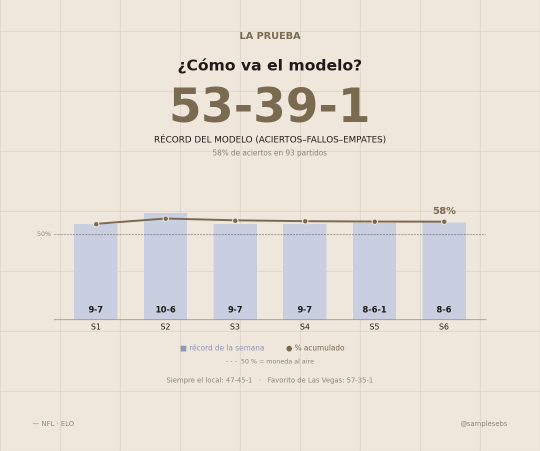
#> input picture reels/semana_07/size_1/01_aciertos_por_semana.png, 1080 x 902 px (shown at 1/2 size)
$ python -i weekly_content.py   (imports and definitions only)
#> lines starting #> are read from the running program, lines starting #| are printed output that depends on the picture; after the words box and inside, x2 and y2 are one past the last pixel; in counts of white or black regions, pixels touching at a corner belong together
#> further down, picture is the input picture: PIL image 1080x902 RGBA; mean R, G, B, A 230.9, 223.3, 215.8, 255
#!/usr/bin/env python3
# src/weekly_content.py
"""
Contenido semanal · "Pronosticando la NFL con un modelo de ELO"
================================================================

Córrelo cada martes (después del Monday Night Football). En un solo paso:

  1. DATOS     Descarga el calendario con nflreadpy, recalcula el ELO partido a
               partido con los resultados reales y actualiza los CSV de
               data/processed/ (los mismos archivos que genera el Notebook 05).
  2. MÉTRICAS  Evalúa al modelo con los partidos ya jugados. El umbral de
               probabilidad para contar un pick es un parámetro (--threshold,
               default: mayor a 0.50).
  3. GRÁFICAS  Las mismas imágenes en dos tamaños, con el sistema visual
               "Black Sea" (ver Estilo y FORMATOS):
                 reels/semana_XX/size_1/  1080x902   (publicación)
                 reels/semana_XX/size_2/  1080x1920  (reel / historia)
               Cada carpeta lleva:
                 01  aciertos por semana + acumulado
                 02  quién sube / quién cae en ELO (la semana pasada)
                 03  quién sube / quién cae en ELO (desde la pretemporada)
                 04  top 10 según el ELO (tabla con cambio de lugar)
                 XX  picks de la semana, en orden de juego y con escudos
                     (XX = semana - 1: semana 6 -> 05_picks_semana_06)
                 06  el más claro
                 07  la moneda al aire
                 08  la sorpresa
                 09  evolución del ELO de la temporada (top 5 en color)
                 10  evolución del ELO por división (los 32 equipos)
                 partidos/  una historia por partido (récord, escudos,
                            probabilidad y comentario) + comentarios.md
               + resumen.md con los números para el guion y las tablas en CSV
               (en la raíz de reels/semana_XX/).
  4. MODELOS   Corre también el Modelo 2 (Elo + ausencias, src/elo_ausencias.py),
               congela los pronósticos de AMBOS modelos en el libro
               data/processed/pronosticos/pronosticos_<season>.csv y agrega a
               resumen.md la sección "Modelo 1 vs Modelo 2" (+ comparacion_modelos.csv
               y ausencias_semana_XX.csv). Las imágenes de la raíz son del Modelo 1;
               el set completo del Modelo 2 va en reels/semana_XX/modelo_2/.

Uso (desde la raíz del repo):
    python src/weekly_content.py                    # semana automática (martes)
    python src/weekly_content.py --solo-pronosticos # viernes/sábado: re-congela el Modelo 2
                                                    # con el reporte final de lesiones
    python src/weekly_content.py --sin-ausencias    # solo el Modelo 1, como antes
    python src/weekly_content.py --formatos size_1  # solo las imágenes 1080x902
    python src/weekly_content.py --threshold 0.6    # solo cuenta picks con > 60 %
    python src/weekly_content.py --semana 5         # rehacer el contenido de la semana 5
    python src/weekly_content.py --sin-actualizar   # no reescribe data/processed ni el libro

Desde un notebook:
    import sys; sys.path.append('..')
    from src.weekly_content import generar_contenido
    res = generar_contenido(threshold=0.5)
    res["metricas"]            # tabla semana a semana
"""

from __future__ import annotations

import argparse
import sys
import textwrap
import urllib.request
from contextlib import contextmanager
from datetime import datetime
from pathlib import Path
from typing import NamedTuple
from zoneinfo import ZoneInfo

import matplotlib.pyplot as plt
import numpy as np
from matplotlib.font_manager import FontProperties
from matplotlib.patches import Circle, FancyBboxPatch, Rectangle
from matplotlib.textpath import TextPath
from matplotlib.ticker import FuncFormatter
import pandas as pd
from PIL import Image, ImageDraw

ROOT = Path(__file__).resolve().parents[1]
if str(ROOT) not in sys.path:
    sys.path.insert(0, str(ROOT))

import nflreadpy as nfl  # noqa: E402

from src.weekly_probabilities import (  # noqa: E402
    build_weekly_snapshots,
    current_week_probabilities,
)
from src import model_registry as libro_pron  # noqa: E402

# ══════════════════════════════════════════════════════════════════════════════
# Parámetros
# ══════════════════════════════════════════════════════════════════════════════
# ELO (calibrados en el Notebook 02 — mismos que los Notebooks 04 y 05)
HOME_ADVANTAGE = 42.2
K_REGULAR = 40
K_PLAYOFFS = 48
REGRESSION_FACTOR = 0.40
GLOBAL_MEAN = 1503.1

SEASON = 2026
THRESHOLD = 0.50        # un partido cuenta como pick si prob. del favorito > THRESHOLD
ALTA_CONFIANZA = 0.60   # desde aquí la barra del pick va en color acento
ZONA_HORARIA = "America/Mexico_City"
TOP_N = 5
MOSTRAR_VEGAS = True    # comparar contra el favorito de Las Vegas en la gráfica 01
# Semana desde la que el modelo PUBLICADO es el Modelo 2 (Elo + ausencias). La
# calibración de semana_XX/modelo_2/ junta: Modelo 1 antes de esa semana y
# Modelo 2 desde ella (lo congelado en el libro de pronósticos).
CAMBIO_MODELO = {2026: 10}

DATA_DIR = ROOT / "data" / "processed"
LOGOS_DIR = ROOT / "data" / "logos"      # caché local de escudos
REELS_DIR = ROOT / "reels"               # una carpeta por semana

# ══════════════════════════════════════════════════════════════════════════════
# Estilo — sistema visual "Black Sea" (diseño plano: sin degradados, sombras,
# texturas ni cuadrícula de fondo)
# ══════════════════════════════════════════════════════════════════════════════
FONDO = "#332E32"        # Black Sea: siempre liso
PANEL = "#3E383D"        # paneles, pistas de barras y filas resaltadas
LINEA = "#554E54"        # líneas divisorias y segmentos secundarios
NEUTRO = "#686167"       # segmento neutro de las barras
TEXTO = "#F6F2EE"        # texto principal (blanco cálido)
TEXTO2 = "#C2BBC0"       # texto secundario: etiquetas, valores de apoyo
TENUE = "#8E878C"        # notas al pie, encabezados de columna
AZUL = "#7778DE"         # Blueberry Pie (relleno): favorito / positivo / lo que sube
AZUL_TXT = "#8F90EC"     # Blueberry como texto sobre el fondo
ROJO = "#F44631"         # Cherry Tomato (relleno): protagonista / sorpresa / lo que cae
ROJO_TXT = "#F65A47"     # Cherry Tomato como texto sobre el fondo
BLANCO = "#FFFFFF"       # texto encima de un relleno (siempre en negritas)

W, H, DPI = 9, 16, 120   # 1080 x 1920 — el lienzo de diseño (ver FORMATOS)
ANCHO_PX, ALTO_PX = W * DPI, H * DPI
MARGEN = 64              # márgenes laterales (px)
FUENTE_MIN = 11          # px: ningún texto baja de aquí al escalar a 1080x902
# Zona segura de la historia de IG: el contenido va entre y = 300 y y = 1780 px
Y_ETIQUETA, Y_TITULO, Y_SUBTITULO, Y_LINEA, Y_PIE = 300, 352, 436, 494, 1650

ESTILO = {
    "font.family": "DejaVu Sans",
    "text.color": TEXTO,
    "axes.labelcolor": TEXTO,
    "xtick.color": TEXTO2,
    "ytick.color": TENUE,
    "axes.unicode_minus": False,
}

DIAS = ["lun", "mar", "mié", "jue", "vie", "sáb", "dom"]
MESES = ["ene", "feb", "mar", "abr", "may", "jun",
         "jul", "ago", "sep", "oct", "nov", "dic"]
ZONAS_CORTAS = {"America/Mexico_City": "CDMX", "America/New_York": "ET",
                "America/Chicago": "CT", "America/Los_Angeles": "PT",
                "Europe/Madrid": "Madrid"}


DECIMALES = 1   # decimales en los textos de cada partido (un 50-50 deja ver al favorito)
RANKING_N = 10  # equipos en la tabla del ranking (04_top_elo)


def fmt_pct(p, d=DECIMALES):
    """0.5012 -> '50%'"""
    return f"{p:.{d}%}"


# [159 lines left out: functions fmt_par, par_enteros, par_decimal, cargar_datos, calcular_elo, guardar_archivos and 4 more, not called in this run]


def pct_nfl(aciertos, total, empates=0):
    """% de aciertos como el win% de la NFL: un empate cuenta como medio acierto."""
    return (aciertos + 0.5 * empates) / total if total else float("nan")


# [99 lines left out: functions _metricas, metricas_por_semana, calibracion, not called in this run]


# ══════════════════════════════════════════════════════════════════════════════
# 3 · Selección de datos para las gráficas
# ══════════════════════════════════════════════════════════════════════════════
def tabla_elo(elo_evolution_df):
    """Equipo x semana con el ELO al inicio de cada semana."""
    return elo_evolution_df.pivot(index="team", columns="week", values="elo_pre_week")


# [29 lines left out: functions resultados_semana, records_equipos, fmt_record, not called in this run]


def records(games, semana):
    """{equipo: 'Récord 2-1'} — texto para la gráfica de ELO de la temporada."""
    return {k: f"Récord {fmt_record(v)}" for k, v in records_equipos(games, semana).items()}


# [121 lines left out: functions _pct_victorias, comentario_partido, elegir_destacados, not called in this run]


# ══════════════════════════════════════════════════════════════════════════════
# 4 · Escudos (nflreadpy -> ESPN), con caché local
# ══════════════════════════════════════════════════════════════════════════════
_logo_urls = None
_logo_cache = {}
_fallos = {}


# [77 lines left out: functions _load_logo_urls, _descargar, _archivo_logo, _recortar_transparente, _tamano_optico, not called in this run]


def _circulo(img):
    """Recorta un escudo cuadrado (fondo sólido) en círculo, con borde suave."""
    img = img.convert("RGBA")
    lado = min(img.size)
    img = img.crop((0, 0, lado, lado))
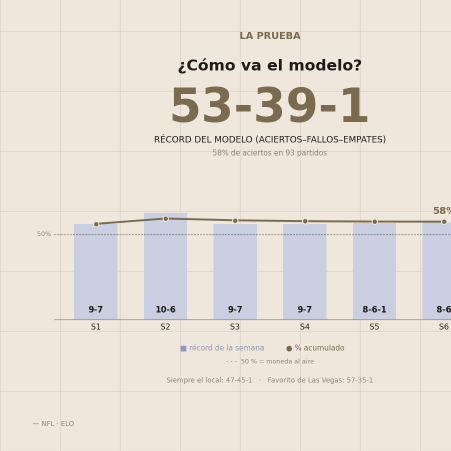
#> img: PIL image 902x902 RGBA (shown at 1/2 size); mean R, G, B, A 229.7, 222.3, 215.1, 255
    esc = 4
    mask = Image.new("L", (lado * esc, lado * esc), 0)
#> mask: PIL image 3608x3608 L; every value is 0
    ImageDraw.Draw(mask).ellipse((0, 0, lado * esc - 1, lado * esc - 1), fill=255)
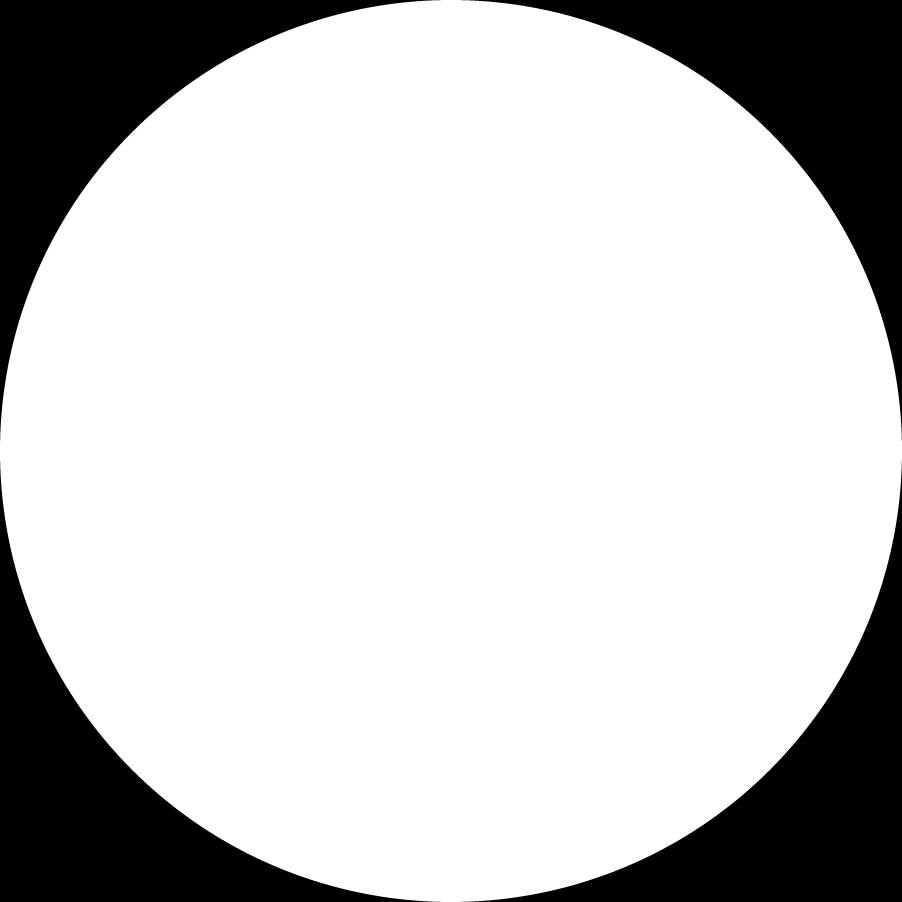
#> mask: PIL image 3608x3608 L (shown at 1/4 size); 78.5% white; 4 black regions, box (x1, y1, x2, y2) and area: (0, 0, 1762, 1762) 698538, (1846, 0, 3608, 1762) 698538, (0, 1846, 1762, 3608) 698538, (1846, 1846, 3608, 3608) 698538
    img.putalpha(mask.resize((lado, lado), Image.LANCZOS))
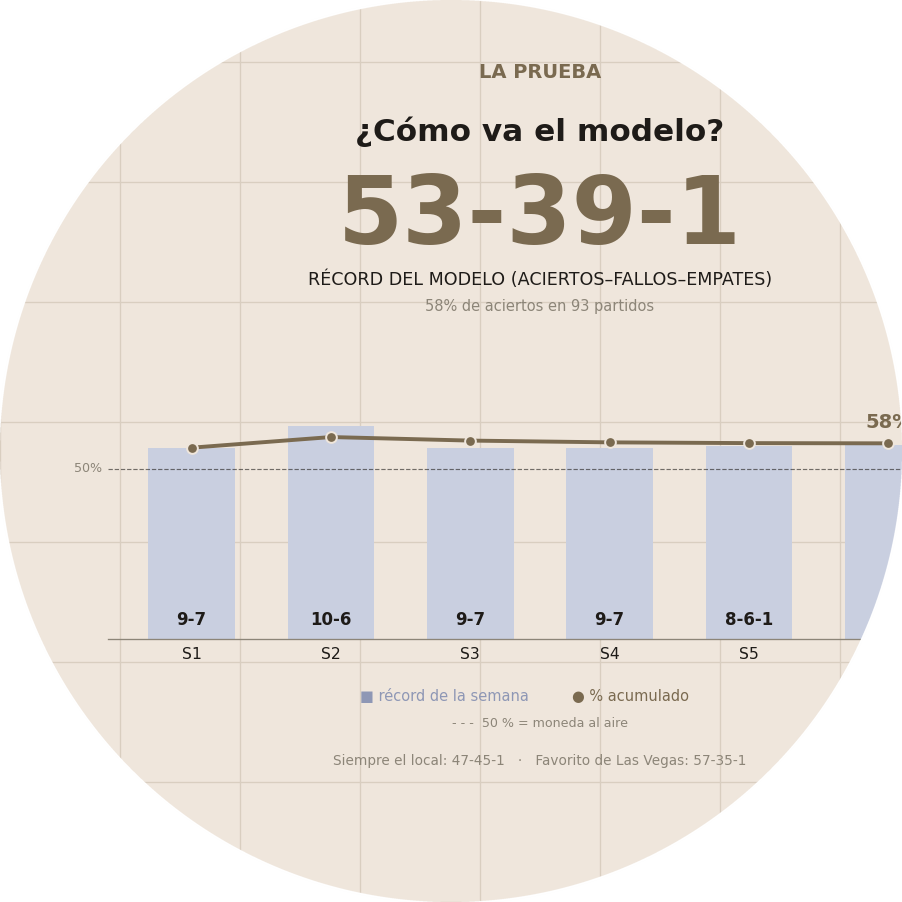
#> img: PIL image 902x902 RGBA; mean R, G, B, A 229.7, 222.3, 215.1, 200.3; transparent parts drawn white
    return img


# [20 lines left out: function obtener_logo, not called in this run]


# ══════════════════════════════════════════════════════════════════════════════
# 5 · Lienzo, formatos y utilidades de dibujo
# ══════════════════════════════════════════════════════════════════════════════
class Formato(NamedTuple):
    """
    Tamaño de la imagen. Todas las gráficas se diseñan en pixeles del lienzo
    vertical 1080x1920 (x desde la izquierda, y desde arriba); la franja
    y0 → y1 de ese diseño (fracciones desde abajo) se lleva a dest0 → dest1 del
    lienzo real, y fuentes / escudos se escalan en la misma proporción.
    """
    ancho: float          # pulgadas (x DPI = pixeles)
    alto: float
    y0: float = 0.0
    y1: float = 1.0
    dest0: float = 0.0
    dest1: float = 1.0

    # [9 lines left out: functions k, escala, not called in this run]


FORMATOS = {
    # 1080x902 (panel de video): la franja del vertical que va del encabezado
    # (y = 262 px) al pie (y = 1670 px), escalada para que quepa
    "size_1": Formato(W, 902 / DPI, y0=1 - 1670 / ALTO_PX, y1=1 - 262 / ALTO_PX,
                      dest0=0.03, dest1=0.97),
    # 1080x1920 (historia de IG): el diseño original, sin cambios
    "size_2": Formato(W, H),
}
_FMT = FORMATOS["size_2"]


# [9 lines left out: function usar_formato, not called in this run]


def _y(v):
    """y del diseño (fracción desde abajo) -> y del lienzo actual (fracción de la figura)."""
    return _FMT.dest0 + (v - _FMT.y0) * _FMT.k


def _X(px):
    """x en px del diseño -> fracción de la figura (el ancho no se escala)."""
    return px / ANCHO_PX


def _Y(px):
    """y en px del diseño (desde arriba) -> fracción de la figura actual."""
    return _y(1 - px / ALTO_PX)


def _fs(n):
    """Tamaño de marcador en puntos escalado al formato."""
    return n * _FMT.escala


def _ft(px, minimo=FUENTE_MIN):
    """Fuente en px del lienzo de 1080 de ancho -> puntos, escalada al formato."""
    return max(px * _FMT.escala, minimo) * 72 / DPI


def _lw(px):
    """Grosor de línea en px -> puntos (las líneas finas no se escalan)."""
    return px * 72 / DPI


def _e(px):
    """Distancia horizontal que crece con la fuente (íconos, píldoras)."""
    return px * _FMT.escala


def _px(n):
    """Tamaño de escudo en pixeles escalado al formato."""
    return max(1, int(round(n * _FMT.escala)))


# [34 lines left out: functions _ancho_texto, _capa, _a_px, _caja, not called in this run]


def _hline(fig, x0, x1, y, color=LINEA, grosor=1):
    (X0, Y), (X1, _) = _a_px(fig, x0, y), _a_px(fig, x1, y)
    _capa(fig).plot([X0, X1], [Y, Y], color=color, lw=_lw(grosor), solid_capstyle="butt")


def _vline(fig, x, y0, y1, color=LINEA, grosor=1):
    (X, Y0), (_, Y1) = _a_px(fig, x, y0), _a_px(fig, x, y1)
    _capa(fig).plot([X, X], [Y0, Y1], color=color, lw=_lw(grosor), solid_capstyle="butt")


# [47 lines left out: functions _texto, _icono, _seccion, _pildora, _barra, not called in this run]


_MODELO_PIE = None   # con usar_modelo("Elo + ausencias") el pie dice de qué modelo es


# [60 lines left out: functions usar_modelo, _lienzo, _guardar, _logo, not called in this run]


def _ejes(fig, x0, y0, x1, y1):
    """Ejes de matplotlib que ocupan de (x0, y0) a (x1, y1) px del diseño."""
    return fig.add_axes([_X(x0), _Y(y1), _X(x1) - _X(x0), _Y(y0) - _Y(y1)], facecolor="none")


# [11 lines left out: functions _fig_y, _dy, not called in this run]


def _sin_bordes(ax, dejar=()):
    for lado, s in ax.spines.items():
        s.set_visible(lado in dejar)


# [9 lines left out: function _eje_x, not called in this run]


def _zona_corta(zona):
    return ZONAS_CORTAS.get(zona, zona.split("/")[-1].replace("_", " "))


def _fmt_dia(ts):
    """'jue 5 nov'"""
    return f"{DIAS[ts.weekday()]} {ts.day} {MESES[ts.month - 1]}"


# [7 lines left out: function _fmt_fecha_hora, not called in this run]


def _miles(v):
    """1578.3 -> '1,578'"""
    return f"{v:,.0f}"


# [10 lines left out: function _separar, not called in this run]


def _separar_px(ys_px, gap):
    """_separar para px del diseño (y crece hacia abajo)."""
    return -_separar(-np.asarray(ys_px, dtype=float), gap)


# ══════════════════════════════════════════════════════════════════════════════
# 6 · Gráficas
# ══════════════════════════════════════════════════════════════════════════════
# [307 lines left out: functions graf_aciertos_semana, graf_calibracion, nota_cambio_modelo, graf_suben_caen, graf_top, graf_evolucion_elo, not called in this run]


DIVISIONES = {"East": "Este", "North": "Norte", "South": "Sur", "West": "Oeste"}
# color de línea / de texto según el lugar en la división (1.º → 4.º)
COLORES_DIVISION = [(AZUL, AZUL_TXT), (TEXTO, TEXTO), (TENUE, TEXTO2), (ROJO, ROJO_TXT)]


# [134 lines left out: functions graf_evolucion_divisiones, graf_picks, not called in this run]


def _envolver(texto, ancho=44):
    """Parte el texto en renglones de ~ancho caracteres (respeta los \\n que ya traiga)."""
    return "\n".join(textwrap.fill(p, ancho) for p in texto.split("\n"))


BAJAS_MAX = 3   # renglones de nombres por equipo en la tarjeta de cada partido


# [85 lines left out: functions _baja_corta, _bloque_bajas, graf_duelo, not called in this run]


# ══════════════════════════════════════════════════════════════════════════════
# 7 · Resumen en texto (para el guion)
# ══════════════════════════════════════════════════════════════════════════════
def _pct(x):
    return "—" if pd.isna(x) else f"{x:.1%}"


# [177 lines left out: functions escribir_resumen, comparar_modelos, escribir_comentarios, not called in this run]


# ══════════════════════════════════════════════════════════════════════════════
# 8 · Orquestador
# ══════════════════════════════════════════════════════════════════════════════
def _slug(texto):
    tabla = str.maketrans("áéíóúñ ", "aeioun_")
    return texto.lower().translate(tabla)


# [248 lines left out: functions generar_contenido, metricas_e_imagenes, main, not called in this run]


# [2 lines not run here, left out]

>>> from PIL import Image
>>> picture = Image.open('../reels/semana_07/size_1/01_aciertos_por_semana.png')
>>> result = _circulo(picture)
